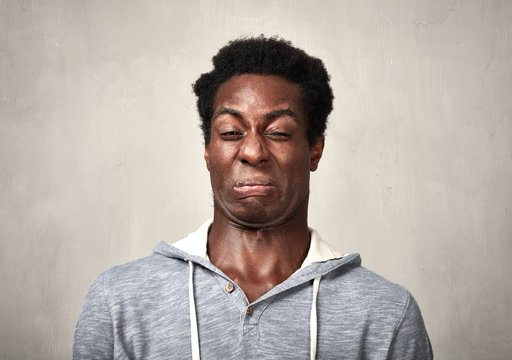
#> input picture EmotionDetection/Test_images/test_image_1.jpg, 512 x 360 px
$ python -i preprocessing.py   (imports and definitions only)
#> lines starting #> are read from the running program, lines starting #| are printed output that depends on the picture
#> further down, picture is the input picture: shape (360, 512, 3); mean B, G, R 165.9, 173, 182.3
import cv2
import numpy as np
from PIL import Image

class EmotionPreprocessor:
    def __init__(self, face_cascade_path='haarcascade_frontalface_default.xml',
                 target_size=(48, 48), padding_factor=0.2):
        """Initialize the preprocessor with face detection and image resizing settings."""
        self.face_cascade = cv2.CascadeClassifier(cv2.data.haarcascades + face_cascade_path)
        self.target_size = target_size
        self.padding_factor = padding_factor  # Add padding around detected face

    def detect_face(self, image):
        """Detect faces in the image and return the largest face with padding."""
        if image is None:
            return None

        # Make a copy to avoid modifying original
        original = image.copy()
        gray = cv2.cvtColor(image, cv2.COLOR_BGR2GRAY)
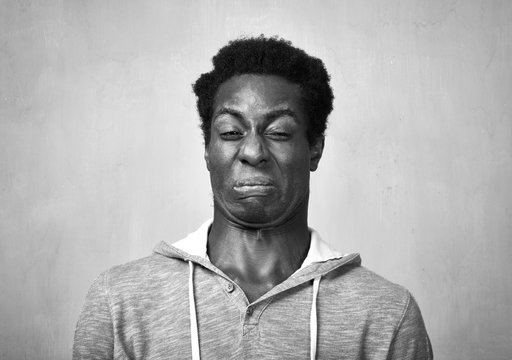
#> gray: shape (360, 512); min 0, max 255, mean 174.9

        # Apply histogram equalization to improve contrast
        gray = cv2.equalizeHist(gray)
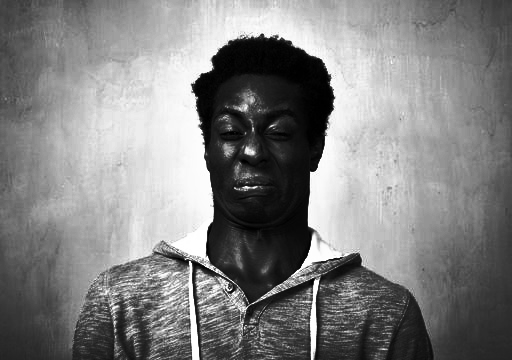
#> gray: shape (360, 512); min 0, max 255, mean 128.7

        # Detect faces with different parameters
        faces = self.face_cascade.detectMultiScale(
            gray,
            scaleFactor=1.1,
            minNeighbors=5,
            minSize=(30, 30)
        )
#> faces = [[188, 77, 133, 133]]

        if len(faces) == 0:
            # If no face detected, try with more relaxed parameters
            faces = self.face_cascade.detectMultiScale(
                gray,
                scaleFactor=1.1,
                minNeighbors=3,
                minSize=(20, 20)
            )

        if len(faces) == 0:
            return None

        # Get the largest face
        largest_face_idx = np.argmax([w*h for (x, y, w, h) in faces])
#> largest_face_idx = 0
        x, y, w, h = faces[largest_face_idx]
#> x = 188; y = 77; w = 133; h = 133

        # Add padding around the face
        padding_x = int(w * self.padding_factor)
#> padding_x = 26
        padding_y = int(h * self.padding_factor)
#> padding_y = 26

        # Ensure coordinates don't go out of image bounds
        img_h, img_w = gray.shape
#> img_h = 360; img_w = 512
        x_start = max(0, x - padding_x)
#> x_start = 162
        y_start = max(0, y - padding_y)
#> y_start = 51
        x_end = min(img_w, x + w + padding_x)
#> x_end = 347
        y_end = min(img_h, y + h + padding_y)
#> y_end = 236

        # Extract face with padding
        face_img = gray[y_start:y_end, x_start:x_end]
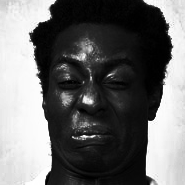
#> face_img: shape (185, 185); min 0, max 255, mean 106.3

        # Optional: visualize the detected face for debugging
        # cv2.rectangle(original, (x_start, y_start), (x_end, y_end), (0, 255, 0), 2)
        # cv2.imwrite("detected_face_debug.jpg", original)

        return face_img

    def preprocess_for_model(self, face_img):
        """Preprocess detected face for the emotion detection model."""
        if face_img is None:
            return None

        # Apply additional preprocessing
        # 1. Enhance contrast
        face_img = cv2.equalizeHist(face_img)

        # 2. Resize to target size
        face_img = cv2.resize(face_img, self.target_size)

        # 3. Normalize pixel values
        face_img = face_img / 255.0

        # 4. Expand dimensions for model input (batch, height, width, channels)
        face_img = np.expand_dims(face_img, axis=0)
        face_img = np.expand_dims(face_img, axis=-1)

        return face_img

    def preprocess_image(self, image):
        """Complete preprocessing pipeline for an image."""
        face = self.detect_face(image)
        if face is None:
            # If no face detected, try with the full image as fallback
            gray = cv2.cvtColor(image, cv2.COLOR_BGR2GRAY)
            face = cv2.resize(gray, self.target_size)
            return self.preprocess_for_model(face)
        return self.preprocess_for_model(face)

    def visualize_preprocessing(self, image, save_path="preprocessing_debug.jpg"):
        """Debug function to visualize what the model sees after preprocessing."""
        face = self.detect_face(image)
        if face is None:
            print("No face detected")
            return

        # Original detected face
        orig_face = face.copy()

        # After histogram equalization
        equalized = cv2.equalizeHist(face)
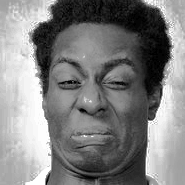
#> equalized: shape (185, 185); min 0, max 255, mean 128.6

        # After resizing
        resized = cv2.resize(equalized, self.target_size)
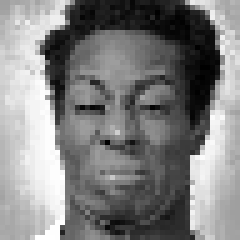
#> resized: shape (48, 48) (shown 5 times larger); min 0, max 255, mean 128.5

        # Create a debug visualization
        debug_img = np.hstack([
            cv2.resize(orig_face, (200, 200)),
            cv2.resize(equalized, (200, 200)),
            cv2.resize(resized, (200, 200))
        ])
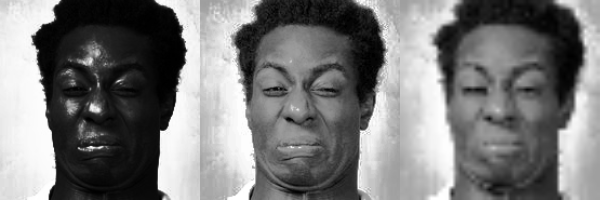
#> debug_img: shape (200, 600); min 0, max 255, mean 121.1

        cv2.imwrite(save_path, debug_img)
        print(f"Saved preprocessing visualization to {save_path}")

>>> import cv2
>>> picture = cv2.imread('../Test_images/test_image_1.jpg')
>>> result = EmotionPreprocessor().visualize_preprocessing(picture)

$ run again, on EmotionDetection/Test_images/test_image_2.jpg
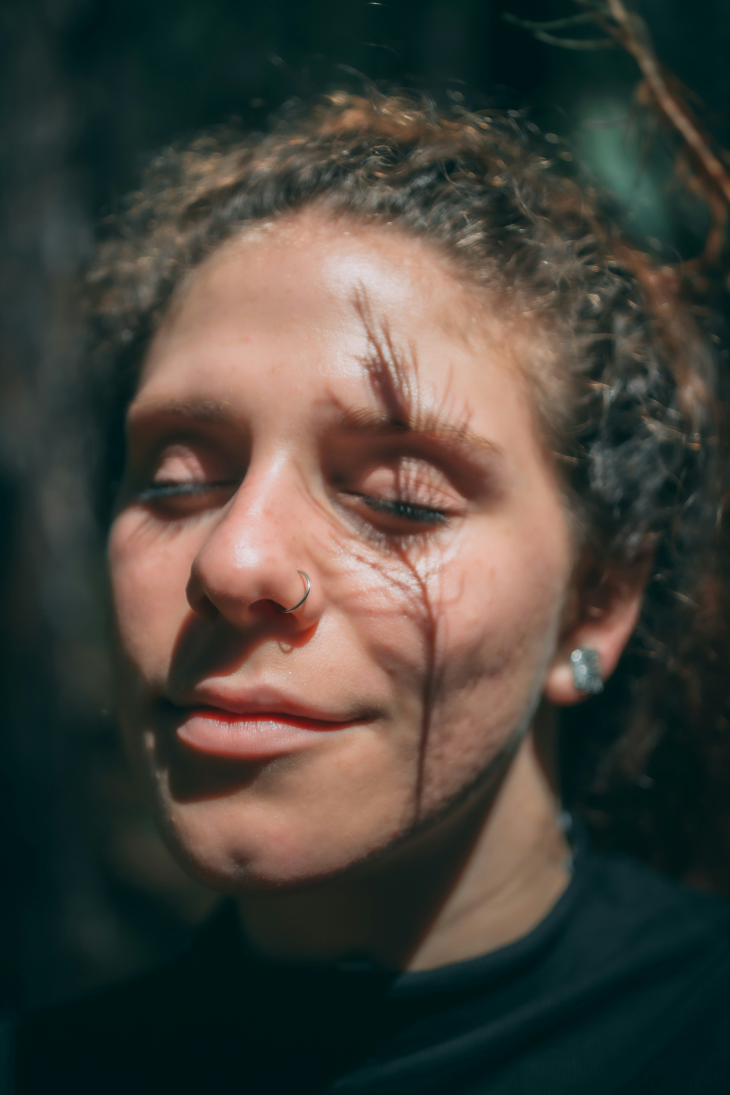
#> input picture EmotionDetection/Test_images/test_image_2.jpg, 3648 x 5472 px (shown at 1/5 size)
#> picture is the input picture: shape (5472, 3648, 3); mean B, G, R 60.1, 67.6, 70.8
#> in detect_face, `gray = cv2.equalizeHist(gray)`:
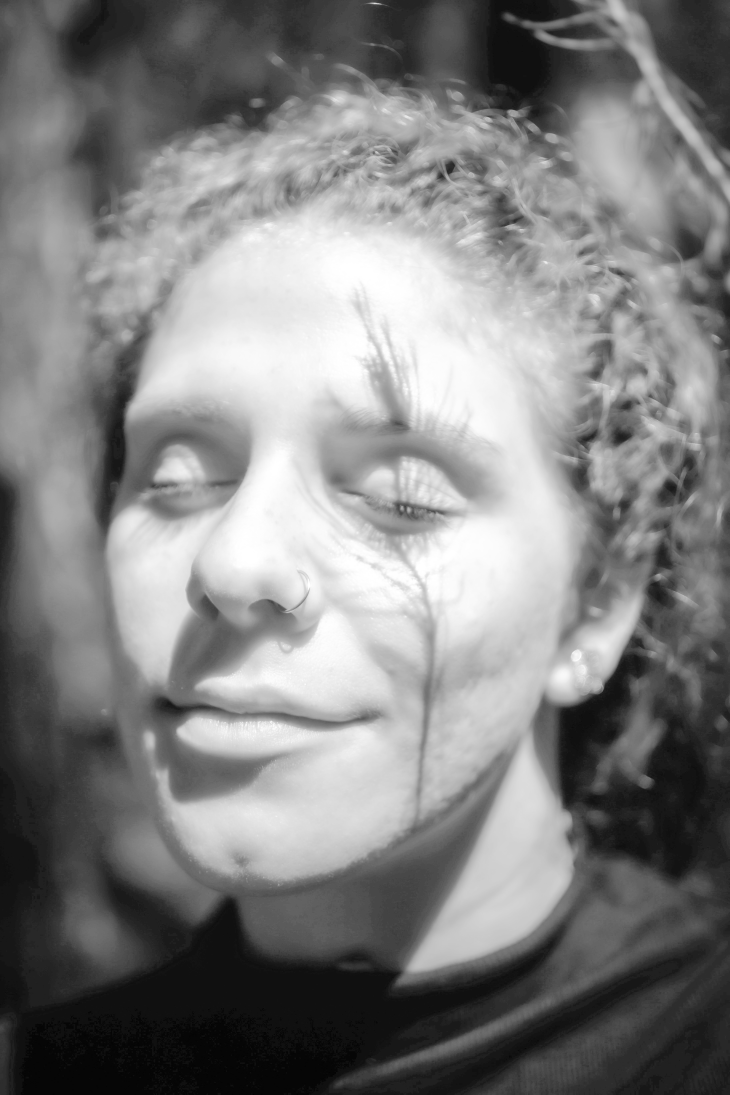
#> gray: shape (5472, 3648) (shown at 1/5 size); min 0, max 255, mean 128.8
#> faces = [[120, 1312, 2734, 2734]]
#> largest_face_idx = 0
#> x = 120; y = 1312; w = 2734
#> padding_x = 546
#> x_start = 0
#> y_start = 766
#> x_end = 3400
#> y_end = 4592
#> in visualize_preprocessing, `debug_img = np.hstack([ cv2.resize(orig_face, (200, 200)), cv2.resize(..`:
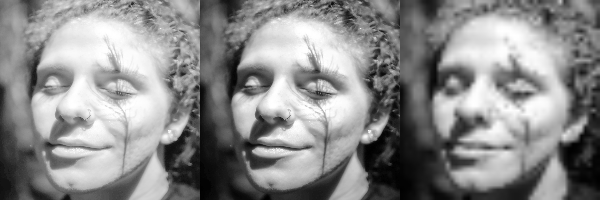
#> debug_img: shape (200, 600); min 1, max 255, mean 139.2
